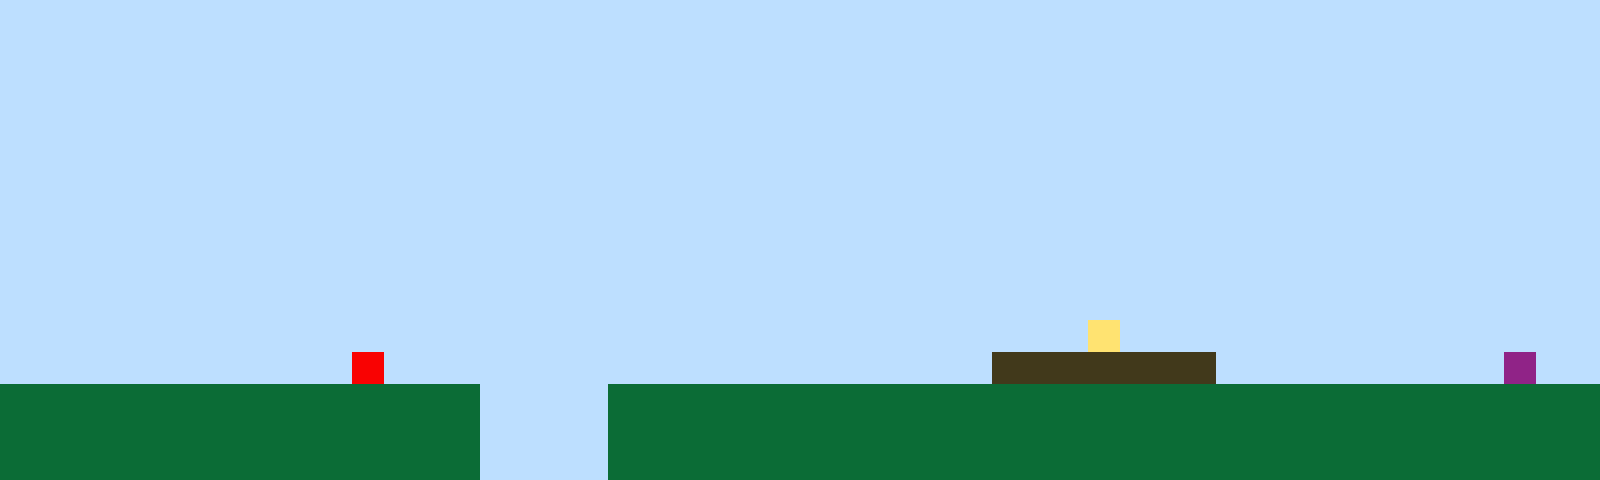

A 2D game scene composited from a Tiled map and its tileset images. What follows is a short description and the map's XML, with every tile layer's data as written:
An orthogonal 50x15 tile map with 32x32 px tiles, 1 tile layer (Tile Layer 1).

<map version="1.10" tiledversion="1.11.2" orientation="orthogonal" renderorder="right-up" width="50" height="15" tilewidth="32" tileheight="32" infinite="0" nextlayerid="2" nextobjectid="1"><editorsettings><export target="map1.csv" format="csv" /></editorsettings><tileset firstgid="1" name="sprites" tilewidth="32" tileheight="32" tilecount="6" columns="3"><image source="sprites.png" width="96" height="64" /></tileset><layer id="1" name="Tile Layer 1" width="50" height="15"><data encoding="csv">1,1,1,1,1,1,1,1,1,1,1,1,1,1,1,1,1,1,1,1,1,1,1,1,1,1,1,1,1,1,1,1,1,1,1,1,1,1,1,1,1,1,1,1,1,1,1,1,1,1,1,1,1,1,1,1,1,1,1,1,1,1,1,1,1,1,1,1,1,1,1,1,1,1,1,1,1,1,1,1,1,1,1,1,1,1,1,1,1,1,1,1,1,1,1,1,1,1,1,1,1,1,1,1,1,1,1,1,1,1,1,1,1,1,1,1,1,1,1,1,1,1,1,1,1,1,1,1,1,1,1,1,1,1,1,1,1,1,1,1,1,1,1,1,1,1,1,1,1,1,1,1,1,1,1,1,1,1,1,1,1,1,1,1,1,1,1,1,1,1,1,1,1,1,1,1,1,1,1,1,1,1,1,1,1,1,1,1,1,1,1,1,1,1,1,1,1,1,1,1,1,1,1,1,1,1,1,1,1,1,1,1,1,1,1,1,1,1,1,1,1,1,1,1,1,1,1,1,1,1,1,1,1,1,1,1,1,1,1,1,1,1,1,1,1,1,1,1,1,1,1,1,1,1,1,1,1,1,1,1,1,1,1,1,1,1,1,1,1,1,1,1,1,1,1,1,1,1,1,1,1,1,1,1,1,1,1,1,1,1,1,1,1,1,1,1,1,1,1,1,1,1,1,1,1,1,1,1,1,1,1,1,1,1,1,1,1,1,1,1,1,1,1,1,1,1,1,1,1,1,1,1,1,1,1,1,1,1,1,1,1,1,1,1,1,1,1,1,1,1,1,1,1,1,1,1,1,1,1,1,1,1,1,1,1,1,1,1,1,1,1,1,1,1,1,1,1,1,1,1,1,1,1,1,1,1,1,1,1,1,1,1,1,1,1,1,1,1,1,1,1,1,1,1,1,1,1,1,1,1,1,1,1,1,1,1,1,1,1,1,1,1,1,1,1,1,1,1,1,1,1,1,1,1,1,1,1,1,1,1,1,1,1,1,1,1,1,1,1,1,1,1,1,1,1,1,1,1,1,1,1,1,1,1,1,1,1,1,1,1,1,1,1,1,1,1,1,1,1,1,1,1,1,1,1,1,1,1,1,1,1,1,1,1,1,1,1,1,1,1,1,1,1,1,1,1,1,1,1,1,1,1,1,1,1,1,1,1,1,1,1,1,1,1,1,1,1,1,1,1,1,1,1,1,4,1,1,1,1,1,1,1,1,1,1,1,1,1,1,1,1,1,1,1,1,1,1,1,1,1,1,5,1,1,1,1,1,1,1,1,1,1,1,1,1,1,1,1,1,1,1,3,3,3,3,3,3,3,1,1,1,1,1,1,1,1,1,6,1,1,2,2,2,2,2,2,2,2,2,2,2,2,2,2,2,1,1,1,1,2,2,2,2,2,2,2,2,2,2,2,2,2,2,2,2,2,2,2,2,2,2,2,2,2,2,2,2,2,2,2,2,2,2,2,2,2,2,2,2,2,2,2,2,2,2,1,1,1,1,2,2,2,2,2,2,2,2,2,2,2,2,2,2,2,2,2,2,2,2,2,2,2,2,2,2,2,2,2,2,2,2,2,2,2,2,2,2,2,2,2,2,2,2,2,2,1,1,1,1,2,2,2,2,2,2,2,2,2,2,2,2,2,2,2,2,2,2,2,2,2,2,2,2,2,2,2,2,2,2,2</data></layer></map>
